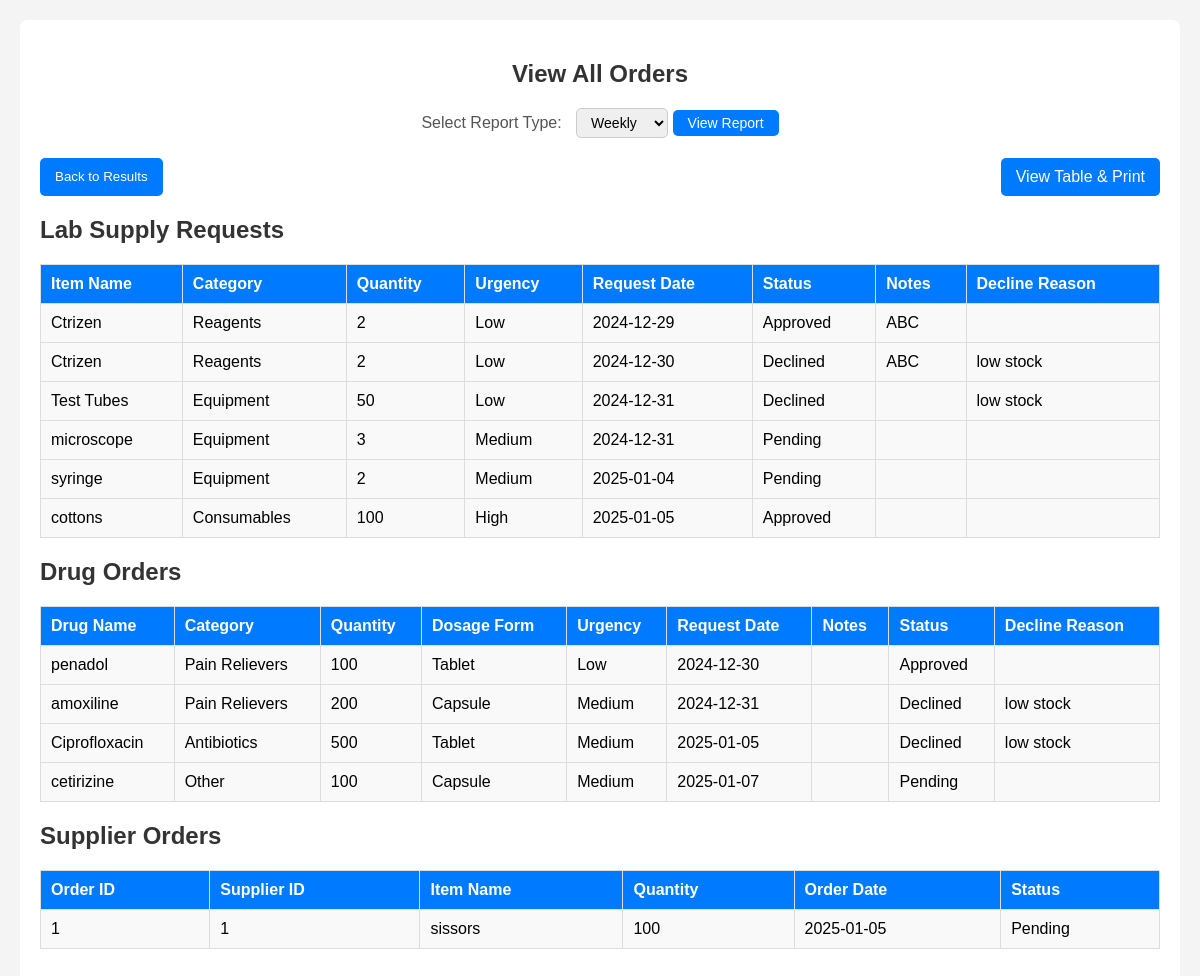
Page /hospital/c_drugorder.php on the committed database.
### tables this page shows
CREATE TABLE `lab_supplies_request` (
  `id` int(11) NOT NULL,
  `item_name` varchar(255) NOT NULL,
  `category` varchar(50) NOT NULL,
  `quantity` int(11) NOT NULL,
  `urgency` varchar(20) NOT NULL,
  `notes` text DEFAULT NULL,
  `request_date` date NOT NULL,
  `status` varchar(20) DEFAULT 'Pending',
  `decline_reason` text DEFAULT NULL
);

CREATE TABLE `drug_orders` (
  `id` int(11) NOT NULL,
  `drug_name` varchar(255) NOT NULL,
  `category` varchar(100) NOT NULL,
  `quantity` int(11) NOT NULL,
  `dosage_form` varchar(100) NOT NULL,
  `urgency` varchar(50) NOT NULL,
  `request_date` date NOT NULL,
  `notes` text DEFAULT NULL,
  `status` varchar(20) NOT NULL DEFAULT 'Pending',
  `decline_reason` text DEFAULT NULL
);

CREATE TABLE `orders` (
  `order_id` int(11) NOT NULL,
  `supplier_id` int(11) NOT NULL,
  `item_name` varchar(100) NOT NULL,
  `quantity` int(11) NOT NULL,
  `order_date` date NOT NULL,
  `status` enum('Pending','Accepted','Rejected') DEFAULT 'Pending'
);

### hospital/c_drugorder.php (the view, shortened to what this page needs)
<?php
include('conf.php');
$sql_supplies = "SELECT * FROM lab_supplies_request";
$result_supplies = mysqli_query($conn, $sql_supplies);
$sql_drugs = "SELECT * FROM drug_orders";
$result_drugs = mysqli_query($conn, $sql_drugs);
$sql_orders = "SELECT * FROM orders";
$result_orders = mysqli_query($conn, $sql_orders);
?>
<!DOCTYPE html>
<html lang="en">
<head>
    <link rel="stylesheet" href="report.css">
</head>
<body>
    <div class="main-content">
        <header>
            <h2>View All Orders</h2>
        </header>
        <form method="GET" action="">
            <label for="reportType">Select Report Type:</label>
            <select id="reportType" name="reportType">
                <option value="weekly" <?php echo (isset($_GET['reportType']) && $_GET['reportType'] === 'weekly') ? 'selected' : ''; ?>>Weekly</option>
            </select>
            <button type="submit">View Report</button>
        </form>
        <div class="action-buttons">
            <button class="back-button" onclick="window.history.back()">Back to Results</button>
            <?php $reportType = isset($_GET['reportType']) ? $_GET['reportType'] : 'weekly'; ?>
            <a href="ordersnew.php?reportType=<?php echo $reportType; ?>" target="_blank">View Table & Print</a>
        </div>
        <h2>Lab Supply Requests</h2>
        <table class="transactions">
            <thead>
                <tr>
                    <th>Item Name</th>
                    <th>Category</th>
                    <th>Quantity</th>
                    <th>Urgency</th>
                    <th>Request Date</th>
                    <th>Status</th>
                    <th>Notes</th>
                    <th>Decline Reason</th>
                </tr>
            </thead>
            <tbody>
                <?php while ($row = mysqli_fetch_assoc($result_supplies)) { ?>
                    <tr>
                        <td><?php echo htmlspecialchars($row['item_name']); ?></td>
                        <td><?php echo htmlspecialchars($row['category']); ?></td>
                        <td><?php echo htmlspecialchars($row['quantity']); ?></td>
                        <td><?php echo htmlspecialchars($row['urgency']); ?></td>
                        <td><?php echo htmlspecialchars($row['request_date']); ?></td>
                        <td><?php echo htmlspecialchars($row['status']); ?></td>
                        <td><?php echo htmlspecialchars($row['notes']); ?></td>
                        <td><?php echo htmlspecialchars($row['decline_reason']); ?></td>
                    </tr>
                <?php } ?>
            </tbody>
        </table>
        <h2>Drug Orders</h2>
        <table class="transactions">
            <thead>
                <tr>
                    <th>Drug Name</th>
                    <th>Category</th>
                    <th>Quantity</th>
                    <th>Dosage Form</th>
                    <th>Urgency</th>
                    <th>Request Date</th>
                    <th>Notes</th>
                    <th>Status</th>
                    <th>Decline Reason</th>
                </tr>
            </thead>
            <tbody>
                <?php while ($row = mysqli_fetch_assoc($result_drugs)) { ?>
                    <tr>
                        <td><?php echo htmlspecialchars($row['drug_name']); ?></td>
                        <td><?php echo htmlspecialchars($row['category']); ?></td>
                        <td><?php echo htmlspecialchars($row['quantity']); ?></td>
                        <td><?php echo htmlspecialchars($row['dosage_form']); ?></td>
                        <td><?php echo htmlspecialchars($row['urgency']); ?></td>
                        <td><?php echo htmlspecialchars($row['request_date']); ?></td>
                        <td><?php echo htmlspecialchars($row['notes']); ?></td>
                        <td><?php echo htmlspecialchars($row['status']); ?></td>
                        <td><?php echo htmlspecialchars($row['decline_reason']); ?></td>
                    </tr>
                <?php } ?>
            </tbody>
        </table>
        <h2>Supplier Orders</h2>
        <table class="transactions">
            <thead>
                <tr>
                    <th>Order ID</th>
                    <th>Supplier ID</th>
                    <th>Item Name</th>
                    <th>Quantity</th>
                    <th>Order Date</th>
                    <th>Status</th>
                </tr>
            </thead>
            <tbody>
                <?php while ($row = mysqli_fetch_assoc($result_orders)) { ?>
                    <tr>
                        <td><?php echo htmlspecialchars($row['order_id']); ?></td>
                        <td><?php echo htmlspecialchars($row['supplier_id']); ?></td>
                        <td><?php echo htmlspecialchars($row['item_name']); ?></td>
                        <td><?php echo htmlspecialchars($row['quantity']); ?></td>
                        <td><?php echo htmlspecialchars($row['order_date']); ?></td>
                        <td><?php echo htmlspecialchars($row['status']); ?></td>
                    </tr>
                <?php } ?>
            </tbody>
        </table>
    </div>
</body>
</html>

### hospital/report.css (style rules this page uses)
body { font-family: Arial, sans-serif; margin: 0; padding: 0; background-color: #f4f4f4; }
.main-content { margin: 20px; padding: 20px; background-color: #ffffff; border-radius: 8px; }
header { text-align: center; }
h2 { color: #333333; }
form { margin: 20px 0; text-align: center; }
form label { font-size: 16px; margin-right: 10px; color: #555555; }
form select { padding: 5px 10px; font-size: 14px; border: 1px solid #ccc; border-radius: 5px; }
form button { padding: 5px 15px; font-size: 14px; background-color: #007bff; color: #ffffff; border: none; border-radius: 5px; cursor: pointer; }
.action-buttons { margin: 20px 0; display: flex; justify-content: space-between; }
.action-buttons a, .action-buttons button { padding: 10px 15px; background-color: #007bff; color: #ffffff; text-decoration: none; border-radius: 5px; border: none; cursor: pointer; }
table { width: 100%; margin: 20px 0; border-collapse: collapse; }
table th, table td { padding: 10px; text-align: left; border: 1px solid #ddd; }
table th { background-color: #007bff; color: white; }
table td { background-color: #f9f9f9; }

### rows in the picture
lab_supplies_request: item_name "Ctrizen", category "Reagents", quantity "2", urgency "Low", request_date "2024-12-29", status "Approved", notes "ABC"
lab_supplies_request: item_name "Ctrizen", category "Reagents", quantity "2", urgency "Low", request_date "2024-12-30", status "Declined", notes "ABC", decline_reason "low stock"
lab_supplies_request: item_name "Test Tubes", category "Equipment", quantity "50", urgency "Low", request_date "2024-12-31", status "Declined", decline_reason "low stock"
lab_supplies_request: item_name "microscope", category "Equipment", quantity "3", urgency "Medium", request_date "2024-12-31", status "Pending"
lab_supplies_request: item_name "syringe", category "Equipment", quantity "2", urgency "Medium", request_date "2025-01-04", status "Pending"
lab_supplies_request: item_name "cottons", category "Consumables", quantity "100", urgency "High", request_date "2025-01-05", status "Approved"
drug_orders: drug_name "penadol", category "Pain Relievers", quantity "100", dosage_form "Tablet", urgency "Low", request_date "2024-12-30", status "Approved"
drug_orders: drug_name "amoxiline", category "Pain Relievers", quantity "200", dosage_form "Capsule", urgency "Medium", request_date "2024-12-31", status "Declined", decline_reason "low stock"
drug_orders: drug_name "Ciprofloxacin", category "Antibiotics", quantity "500", dosage_form "Tablet", urgency "Medium", request_date "2025-01-05", status "Declined", decline_reason "low stock"
drug_orders: drug_name "cetirizine", category "Other", quantity "100", dosage_form "Capsule", urgency "Medium", request_date "2025-01-07", status "Pending"
orders: order_id "1", supplier "1", item_name "sissors", quantity "100", order_date "2025-01-05", status "Pending"
